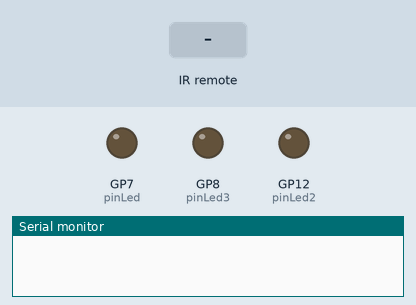
A sketch run on a simulated Raspberry Pi Pico. On the bench: output pins drawn as LEDs (lit = HIGH), the last lines printed to the serial monitor. The test bench sets the inputs (shaded band).

Above: at 1.2 s.
1.3 s: infrared code 0x45 received
At 2.5 s:
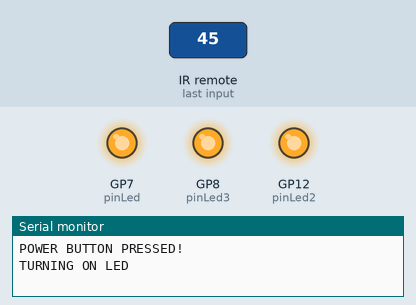
2.8 s: infrared code 0x46 received
4.3 s: infrared code 0x47 received
Timing chart, 0 to 7.3 s (numbered marks = the images above; inputs shaded):
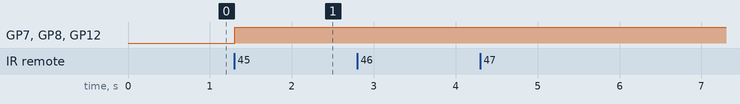

Measured:
- after the input at 1.3 s, GP7 (pinLed), GP8 (pinLed3), GP12 (pinLed2): LOW → HIGH at once

The sketch:

blinking3times.ino
```cpp
#include <Arduino.h>
#define DECODE_NEC

#include "PinDefinitionsAndMore.h"
#include <IRremote.hpp> // include the library
/*
 * This is defining all the led variables for the program
 */
const int pinLed = 7;
const int pinLed2 = 12;
const int pinLed3 = 8;
// This is the signal that is being sent from the receiver to the receiver pin
const int receiverPin = 3;

void setup()
{
  // initialize digital pin LED_BUILTIN as an output.
  pinMode(pinLed, OUTPUT);
  pinMode(pinLed2, OUTPUT);
  pinMode(pinLed3, OUTPUT);
  Serial.begin(115200);
  // Start the receiver
  IrReceiver.begin(receiverPin, ENABLE_LED_FEEDBACK);
  printActiveIRProtocols(&Serial);
}

/*
  digitalWrite( PIN, HIGH/LOW );
*/

int state = 0; // 0 = off, 1 = on

// the loop function runs over and over again forever
void loop()
{
  if (IrReceiver.decode())
  {
    // Serial.println("Received Value");
    // IrReceiver.printIRResultShort(&Serial);
    // IrReceiver.printIRSendUsage(&Serial);

    // Power Button Pressed
    if (IrReceiver.decodedIRData.command == 0x45)
    {
      Serial.println("POWER BUTTON PRESSED!");

      //
      if (state == 0)
      {
        Serial.println("TURNING ON LED");
        // Turn on the first led
        digitalWrite(pinLed, HIGH);
        digitalWrite(pinLed2, HIGH);
        digitalWrite(pinLed3, HIGH);
        state = 1;
      }
      else if (state == 1)
      {
        // Turn off the first led
        digitalWrite(pinLed, LOW);
        digitalWrite(pinLed2, LOW);
        digitalWrite(pinLed3, LOW);

        // Update the state of the led
        state = 0;
      }
      delay(100);
    }

    // Volume Up
    if (IrReceiver.decodedIRData.command == 0x46){
      Serial.println("VOLUME UP");
    }

    // Func/stop
    if (IrReceiver.decodedIRData.command == 0x47){
      Serial.println("FUNC/STOP");
    }

    // Fast forward backward
    if (IrReceiver.decodedIRData.command == 0x44){
      Serial.println("FFB");
    }

    // Play/Pause
    if (IrReceiver.decodedIRData.command == 0x40){
      Serial.println("PLAY/PAUSE");
    }

    // Fast forward forward
    if (IrReceiver.decodedIRData.command == 0x43){
      Serial.println("FFF");
    }

    // Down button
    if (IrReceiver.decodedIRData.command == 0x7){
      Serial.println("DOWN");
    }

    // Volume down
    if (IrReceiver.decodedIRData.command == 0x15){
      Serial.println("VOLUME DOWN");
    }

    // Up button
    if (IrReceiver.decodedIRData.command == 0x9){
      Serial.println("UP");
    }

    // Button 0
    if (IrReceiver.decodedIRData.command == 0x16){
      Serial.println("0");
    }

    // EQ
    if (IrReceiver.decodedIRData.command == 0x19){
      Serial.println("EQ");
    }

    // ST/REPT
    if (IrReceiver.decodedIRData.command == 0xD){
      Serial.println("ST/REPT");
    }

    // Button 1
    if (IrReceiver.decodedIRData.command == 0xC){
      Serial.println("1");
    }

    // Button 2
    if (IrReceiver.decodedIRData.command == 0x18){
      Serial.println("2");
    }

    // Button 3
    if (IrReceiver.decodedIRData.command == 0x5E){
      Serial.println("3");
    }

    // Button 4
    if (IrReceiver.decodedIRData.command == 0x8){
      Serial.println("4");
    }

    // Button 5
    if (IrReceiver.decodedIRData.command == 0x1C){
      Serial.println("5");
    }

    // Button 6
    if (IrReceiver.decodedIRData.command == 0x5A){
      Serial.println("6");
    }

    // Button 7
    if (IrReceiver.decodedIRData.command == 0x42){
      Serial.println("7");
    }

    // Button 8
    if (IrReceiver.decodedIRData.command == 0x52){
      Serial.println("8");
    }

    // Button 9
    if (IrReceiver.decodedIRData.command == 0x4A){
      Serial.println("9");
    }


    /*
      45
      46
      47

      44
      40
      43

      7
      15
      9

      16
      19
      D

      C
      18
      5E

      8
      1C
      5A

      42
      52
      4A
    */

  }


  IrReceiver.resume();
}
```

PinDefinitionsAndMore.h
```cpp
// (licence header left out)
/*
 * Pin mapping table for different platforms
 *
 * Platform     IR input    IR output   Tone      Core/Pin schema
 * --------------------------------------------------------------
 * DEFAULT/AVR  2           3           4         Arduino
 * ATtinyX5     0|PB0       4|PB4       3|PB3     ATTinyCore
 * ATtiny167    3|PA3       2|PA2       7|PA7     ATTinyCore
 * ATtiny167    9|PA3       8|PA2       5|PA7     Digispark original core
 * ATtiny84      |PB2        |PA4        |PA3     ATTinyCore
 * ATtiny88     3|PD3       4|PD4       9|PB1     ATTinyCore
 * ATtiny3217  18|PA1      19|PA2      20|PA3     MegaTinyCore
 * ATtiny1604   2           3|PA5       %
 * ATtiny816   14|PA1      16|PA3       1|PA5     MegaTinyCore
 * ATtiny1614   8|PA1      10|PA3       1|PA5     MegaTinyCore
 * SAMD21       3           4           5
 * ESP8266      14|D5       12|D6       %
 * ESP32        15          4           27
 * BluePill     PA6         PA7         PA3
 * APOLLO3      11          12          5
 * RP2040       3|GPIO15    4|GPIO16    5|GPIO17
 */
//#define _IR_MEASURE_TIMING // For debugging purposes.

#if defined(__AVR__)
#if defined(__AVR_ATtiny25__) || defined(__AVR_ATtiny45__) || defined(__AVR_ATtiny85__) // Digispark board. For use with ATTinyCore.
#include "ATtinySerialOut.hpp" // TX is at pin 2 - Available as Arduino library "ATtinySerialOut". Saves 700 bytes program memory and 70 bytes RAM for ATtinyCore.
#define IR_RECEIVE_PIN  PIN_PB0
#define IR_SEND_PIN     PIN_PB4 // Pin 2 is serial output with ATtinySerialOut. Pin 1 is internal LED and Pin3 is USB+ with pullup on Digispark board.
#define TONE_PIN        PIN_PB3
#define _IR_TIMING_TEST_PIN PIN_PB3

#  elif defined(__AVR_ATtiny87__) || defined(__AVR_ATtiny167__) // Digispark pro board
#include "ATtinySerialOut.hpp" // Available as Arduino library "ATtinySerialOut"
// For ATtiny167 Pins PB6 and PA3 are usable as interrupt source.
#  if defined(ARDUINO_AVR_DIGISPARKPRO)
// For use with Digispark original core
#define IR_RECEIVE_PIN   9 // PA3 - on Digispark board labeled as pin 9
//#define IR_RECEIVE_PIN  14 // PB6 / INT0 is connected to USB+ on DigisparkPro boards
#define IR_SEND_PIN      8 // PA2 - on Digispark board labeled as pin 8
#define TONE_PIN         5 // PA7 - on Digispark board labeled as pin 5
#define _IR_TIMING_TEST_PIN 10 // PA4
#  else
// For use with ATTinyCore
#define IR_RECEIVE_PIN  PIN_PA3 // On Digispark board labeled as pin 9 - INT0 is connected to USB+ on DigisparkPro boards
#define IR_SEND_PIN     PIN_PA2 // On Digispark board labeled as pin 8
#define TONE_PIN        PIN_PA7 // On Digispark board labeled as pin 5
#  endif

#  elif defined(__AVR_ATtiny84__) // For use with ATTinyCore
#include "ATtinySerialOut.hpp" // Available as Arduino library "ATtinySerialOut". Saves 128 bytes program memory.
#define IR_RECEIVE_PIN   PIN_PB2 // INT0
#define IR_SEND_PIN      PIN_PA4
#define TONE_PIN         PIN_PA3
#define _IR_TIMING_TEST_PIN PIN_PA5

#  elif defined(__AVR_ATtiny88__) // MH-ET Tiny88 board. For use with ATTinyCore.
#include "ATtinySerialOut.hpp" // Available as Arduino library "ATtinySerialOut". Saves 128 bytes program memory.
// Pin 6 is TX, pin 7 is RX
#define IR_RECEIVE_PIN   PIN_PD3 // 3 - INT1
#define IR_SEND_PIN      PIN_PD4 // 4
#define TONE_PIN         PIN_PB1 // 9
#define _IR_TIMING_TEST_PIN PIN_PB0 // 8

#  elif defined(__AVR_ATtiny1616__)  || defined(__AVR_ATtiny3216__) || defined(__AVR_ATtiny3217__) // For use with megaTinyCore
// Tiny Core Dev board
// https://www.tindie.com/products/xkimi/tiny-core-16-dev-board-attiny1616/
// https://www.tindie.com/products/xkimi/tiny-core-32-dev-board-attiny3217/
#define IR_RECEIVE_PIN   PIN_PA1 // use 18 for TinyCore32
#define IR_SEND_PIN      PIN_PA2 // 19
#define TONE_PIN         PIN_PA3 // 20
#define APPLICATION_PIN  PIN_PA0 // 0
#undef LED_BUILTIN               // No LED available on the TinyCore 32 board, take the one on the programming board which is connected to the DAC output
#define LED_BUILTIN      PIN_PA6 // use 2 for TinyCore32

#  elif defined(__AVR_ATtiny816__) // For use with megaTinyCore
#define IR_RECEIVE_PIN  PIN_PA1 // 14
#define IR_SEND_PIN     PIN_PA1 // 16
#define TONE_PIN        PIN_PA5 // 1
#define APPLICATION_PIN PIN_PA4 // 0
#undef LED_BUILTIN              // No LED available, take the one which is connected to the DAC output
#define LED_BUILTIN     PIN_PB5 // 4

#  elif defined(__AVR_ATtiny1614__) // For use with megaTinyCore
#define IR_RECEIVE_PIN   PIN_PA1 // 8
#define IR_SEND_PIN      PIN_PA3 // 10
#define TONE_PIN         PIN_PA5 // 1
#define APPLICATION_PIN  PIN_PA4 // 0

#  elif defined(__AVR_ATtiny1604__) // For use with megaTinyCore
#define IR_RECEIVE_PIN   PIN_PA6 // 2 - To be compatible with interrupt example, pin 2 is chosen here.
#define IR_SEND_PIN      PIN_PA7 // 3
#define APPLICATION_PIN  PIN_PB2 // 5

#define tone(...) void()      // Define as void, since TCB0_INT_vect is also used by tone()
#define noTone(a) void()
#define TONE_PIN         42 // Dummy for examples using it

#  elif defined(__AVR_ATmega1284__) || defined(__AVR_ATmega1284P__) \
|| defined(__AVR_ATmega644__) || defined(__AVR_ATmega644P__) \
|| defined(__AVR_ATmega324P__) || defined(__AVR_ATmega324A__) \
|| defined(__AVR_ATmega324PA__) || defined(__AVR_ATmega164A__) \
|| defined(__AVR_ATmega164P__) || defined(__AVR_ATmega32__) \
|| defined(__AVR_ATmega16__) || defined(__AVR_ATmega8535__) \
|| defined(__AVR_ATmega64__) || defined(__AVR_ATmega128__) \
|| defined(__AVR_ATmega1281__) || defined(__AVR_ATmega2561__) \
|| defined(__AVR_ATmega8515__) || defined(__AVR_ATmega162__)
#define IR_RECEIVE_PIN      2
#define IR_SEND_PIN        13
#define TONE_PIN            4
#define APPLICATION_PIN     5
#define ALTERNATIVE_IR_FEEDBACK_LED_PIN 6 // E.g. used for examples which use LED_BUILDIN for example output.
#define _IR_TIMING_TEST_PIN 7

#  else // Default as for ATmega328 like on Uno, Nano, Leonardo, Teensy 2.0 etc.
#define IR_RECEIVE_PIN      2 // To be compatible with interrupt example, pin 2 is chosen here.
#define IR_SEND_PIN         3
#define TONE_PIN            4
#define APPLICATION_PIN     5
#define ALTERNATIVE_IR_FEEDBACK_LED_PIN 6 // E.g. used for examples which use LED_BUILDIN for example output.
#define _IR_TIMING_TEST_PIN 7

#    if defined(ARDUINO_AVR_PROMICRO) // Sparkfun Pro Micro is __AVR_ATmega32U4__ but has different external circuit
// We have no built in LED at pin 13 -> reuse RX LED
#undef LED_BUILTIN
#define LED_BUILTIN         LED_BUILTIN_RX
#    endif
#  endif // defined(__AVR_ATtiny25__)...

#elif defined(ARDUINO_ARCH_RENESAS_UNO) // Uno R4
// To be compatible with Uno R3.
#define IR_RECEIVE_PIN      2
#define IR_SEND_PIN         3
#define TONE_PIN            4
#define APPLICATION_PIN     5
#define ALTERNATIVE_IR_FEEDBACK_LED_PIN 6 // E.g. used for examples which use LED_BUILDIN for example output.
#define _IR_TIMING_TEST_PIN 7

#elif defined(ESP8266)
#define FEEDBACK_LED_IS_ACTIVE_LOW // The LED on my board (D4) is active LOW
#define IR_RECEIVE_PIN          14 // D5
#define IR_SEND_PIN             12 // D6 - D4/pin 2 is internal LED
#define _IR_TIMING_TEST_PIN      2 // D4
#define APPLICATION_PIN         13 // D7

#define tone(...) void()      // tone() inhibits receive timer
#define noTone(a) void()
#define TONE_PIN                42 // Dummy for examples using it

#elif defined(CONFIG_IDF_TARGET_ESP32C3)
#define IR_INPUT_PIN             8
#define IR_SEND_PIN              9
#define TONE_PIN                10 // ADC2_0
#define APPLICATION_PIN         11

#elif defined(ESP32)
#include <Arduino.h>

// tone() is included in ESP32 core since 2.0.2
#if !defined(ESP_ARDUINO_VERSION_VAL)
#define ESP_ARDUINO_VERSION_VAL(major, minor, patch) 12345678
#endif
#if ESP_ARDUINO_VERSION  <= ESP_ARDUINO_VERSION_VAL(2, 0, 2)
#define TONE_LEDC_CHANNEL        1  // Using channel 1 makes tone() independent of receiving timer -> No need to stop receiving timer.
void tone(uint8_t aPinNumber, unsigned int aFrequency){
    ledcAttachPin(aPinNumber, TONE_LEDC_CHANNEL);
    ledcWriteTone(TONE_LEDC_CHANNEL, aFrequency);
}
void tone(uint8_t aPinNumber, unsigned int aFrequency, unsigned long aDuration){
    ledcAttachPin(aPinNumber, TONE_LEDC_CHANNEL);
    ledcWriteTone(TONE_LEDC_CHANNEL, aFrequency);
    delay(aDuration);
    ledcWriteTone(TONE_LEDC_CHANNEL, 0);
}
void noTone(uint8_t aPinNumber){
    ledcWriteTone(TONE_LEDC_CHANNEL, 0);
}
#endif // ESP_ARDUINO_VERSION  <= ESP_ARDUINO_VERSION_VAL(2, 0, 2)

#define IR_RECEIVE_PIN          15  // D15
#define IR_SEND_PIN              4  // D4
#define TONE_PIN                27  // D27 25 & 26 are DAC0 and 1
#define APPLICATION_PIN         16  // RX2 pin

#elif defined(ARDUINO_ARCH_STM32) || defined(ARDUINO_ARCH_STM32F1) // BluePill
// Timer 3 blocks PA6, PA7, PB0, PB1 for use by Servo or tone()
#define IR_RECEIVE_PIN          PA6
#define IR_RECEIVE_PIN_STRING   "PA6"
#define IR_SEND_PIN             PA7
#define IR_SEND_PIN_STRING      "PA7"
#define TONE_PIN                PA3
#define _IR_TIMING_TEST_PIN     PA5
#define APPLICATION_PIN         PA2
#define APPLICATION_PIN_STRING  "PA2"
#  if defined(ARDUINO_GENERIC_STM32F103C) || defined(ARDUINO_BLUEPILL_F103C8)
// BluePill LED is active low
#define FEEDBACK_LED_IS_ACTIVE_LOW
#  endif

#elif defined(ARDUINO_ARCH_APOLLO3) // Sparkfun Apollo boards
#define IR_RECEIVE_PIN  11
#define IR_SEND_PIN     12
#define TONE_PIN         5

#elif defined(ARDUINO_ARCH_MBED) && defined(ARDUINO_ARCH_MBED_NANO) // Arduino Nano 33 BLE
#define IR_RECEIVE_PIN      3   // GPIO15 Start with pin 3 since pin 2|GPIO25 is connected to LED on Pi pico
#define IR_SEND_PIN         4   // GPIO16
#define TONE_PIN            5
#define APPLICATION_PIN     6
#define ALTERNATIVE_IR_FEEDBACK_LED_PIN 7 // E.g. used for examples which use LED_BUILDIN for example output.
#define _IR_TIMING_TEST_PIN 8

#elif defined(ARDUINO_ARCH_RP2040) // Arduino Nano Connect, Pi Pico with arduino-pico core https://github.com/earlephilhower/arduino-pico
#define IR_RECEIVE_PIN      15  // GPIO15 to be compatible with the Arduino Nano RP2040 Connect (pin3)
#define IR_SEND_PIN         16  // GPIO16
#define TONE_PIN            17
#define APPLICATION_PIN     18
#define ALTERNATIVE_IR_FEEDBACK_LED_PIN 19 // E.g. used for examples which use LED_BUILDIN for example output.
#define _IR_TIMING_TEST_PIN 20

// If you program the Nano RP2040 Connect with this core, then you must redefine LED_BUILTIN
// and use the external reset with 1 kOhm to ground to enter UF2 mode
#undef LED_BUILTIN
#define LED_BUILTIN          6

#elif defined(PARTICLE) // !!!UNTESTED!!!
#define IR_RECEIVE_PIN      A4
#define IR_SEND_PIN         A5 // Particle supports multiple pins

#define LED_BUILTIN         D7

/*
 * 4 times the same (default) layout for easy adaption in the future
 */
#elif defined(TEENSYDUINO) // Teensy 2.0 is handled at default for ATmega328 like on Uno, Nano, Leonardo etc.
#define IR_RECEIVE_PIN      2
#define IR_SEND_PIN         3
#define TONE_PIN            4
#define APPLICATION_PIN     5
#define ALTERNATIVE_IR_FEEDBACK_LED_PIN 6 // E.g. used for examples which use LED_BUILDIN for example output.
#define _IR_TIMING_TEST_PIN 7

#elif defined(ARDUINO_ARCH_MBED) // Arduino Nano 33 BLE
#define IR_RECEIVE_PIN      2
#define IR_SEND_PIN         3
#define TONE_PIN            4
#define APPLICATION_PIN     5
#define ALTERNATIVE_IR_FEEDBACK_LED_PIN 6 // E.g. used for examples which use LED_BUILDIN for example output.
#define _IR_TIMING_TEST_PIN 7

#elif defined(ARDUINO_ARCH_SAMD) || defined(ARDUINO_ARCH_SAM)
#define IR_RECEIVE_PIN      2
#define IR_SEND_PIN         3
#define TONE_PIN            4
#define APPLICATION_PIN     5
#define ALTERNATIVE_IR_FEEDBACK_LED_PIN 6 // E.g. used for examples which use LED_BUILDIN for example output.
#define _IR_TIMING_TEST_PIN 7

#if !defined(ARDUINO_SAMD_ADAFRUIT) && !defined(ARDUINO_SEEED_XIAO_M0)
// On the Zero and others we switch explicitly to SerialUSB
#define Serial SerialUSB
#endif

// Definitions for the Chinese SAMD21 M0-Mini clone, which has no led connected to D13/PA17.
// Attention!!! D2 and D4 are swapped on these boards!!!
// If you connect the LED, it is on pin 24/PB11. In this case activate the next two lines.
//#undef LED_BUILTIN
//#define LED_BUILTIN 24 // PB11
// As an alternative you can choose pin 25, it is the RX-LED pin (PB03), but active low.In this case activate the next 3 lines.
//#undef LED_BUILTIN
//#define LED_BUILTIN 25 // PB03
//#define FEEDBACK_LED_IS_ACTIVE_LOW // The RX LED on the M0-Mini is active LOW

#elif defined (NRF51) // BBC micro:bit
#define IR_RECEIVE_PIN      2
#define IR_SEND_PIN         3
#define APPLICATION_PIN     1
#define _IR_TIMING_TEST_PIN 4

#define tone(...) void()    // no tone() available
#define noTone(a) void()
#define TONE_PIN           42 // Dummy for examples using it

#else
#warning Board / CPU is not detected using pre-processor symbols -> using default values, which may not fit. Please extend PinDefinitionsAndMore.h.
// Default valued for unidentified boards
#define IR_RECEIVE_PIN      2
#define IR_SEND_PIN         3
#define TONE_PIN            4
#define APPLICATION_PIN     5
#define ALTERNATIVE_IR_FEEDBACK_LED_PIN 6 // E.g. used for examples which use LED_BUILDIN for example output.
#define _IR_TIMING_TEST_PIN 7
#endif // defined(ESP8266)

#if defined(ESP32) || defined(ARDUINO_ARCH_RP2040) || defined(PARTICLE) || defined(ARDUINO_ARCH_MBED)
#define SEND_PWM_BY_TIMER // We do not have pin restrictions for this CPU's, so lets use the hardware PWM for send carrier signal generation
#else
# if defined(SEND_PWM_BY_TIMER)
#undef IR_SEND_PIN // SendPin is determined by timer! This avoids warning in IRTimer.hpp
#  endif
#endif

#if !defined (FLASHEND)
#define FLASHEND 0xFFFF // Dummy value for platforms where FLASHEND is not defined
#endif
#if !defined (RAMEND)
#define RAMEND 0xFFFF // Dummy value for platforms where RAMEND is not defined
#endif
#if !defined (RAMSIZE)
#define RAMSIZE 0xFFFF // Dummy value for platforms where RAMSIZE is not defined
#endif

/*
 * Helper macro for getting a macro definition as string
 */
#if !defined(STR_HELPER)
#define STR_HELPER(x) #x
#define STR(x) STR_HELPER(x)
#endif
```
